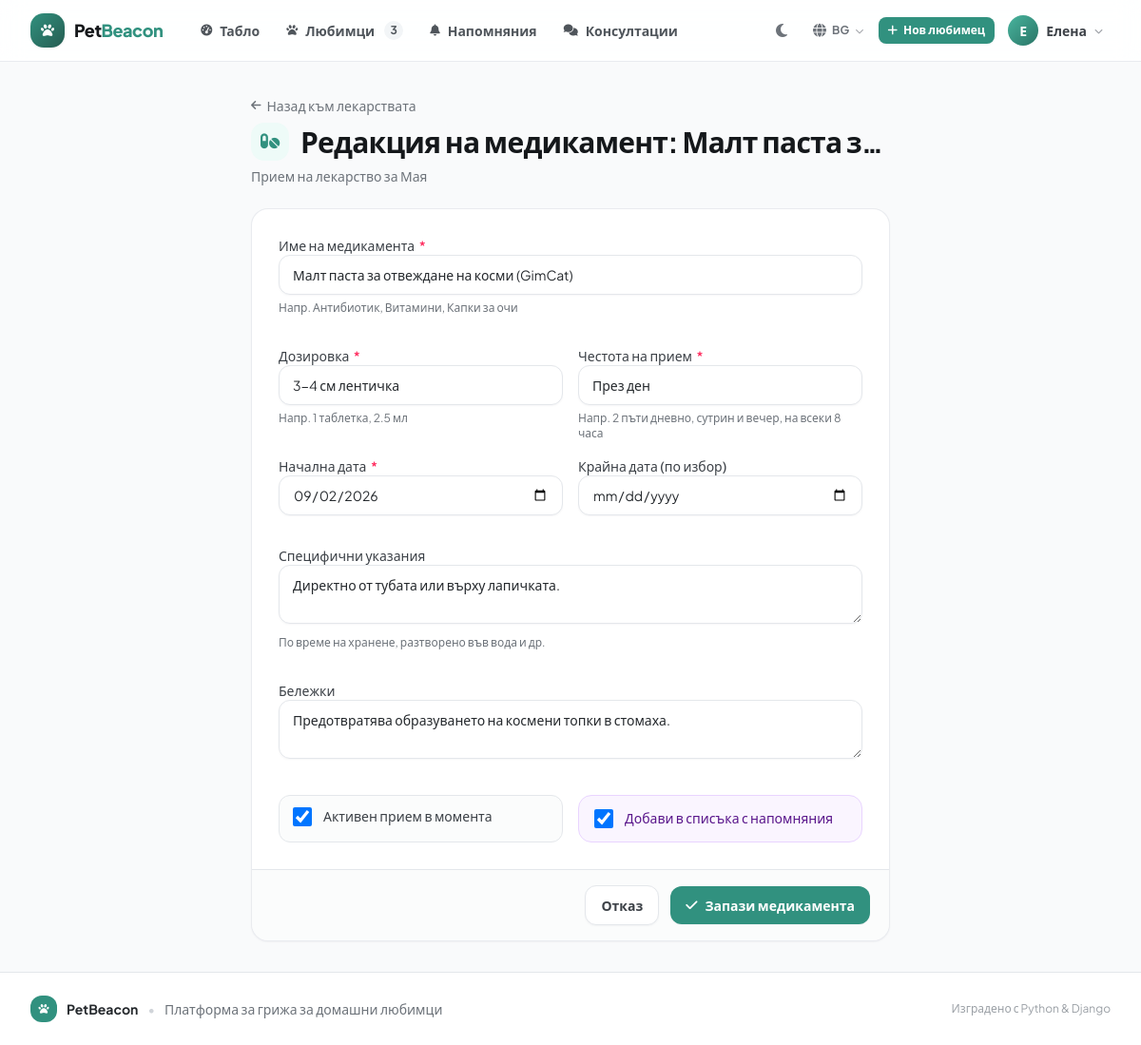
The page /bg/medications/19/edit/ (signed in) on the database its author committed.
### pets/models.py (models this page shows, shortened)
class Medication(models.Model):
    pet = models.ForeignKey(Pet, on_delete=models.CASCADE, related_name='medications', verbose_name=gettext_lazy("Любимец"))
    name = models.CharField(
        max_length=150,
        verbose_name=gettext_lazy("Име на медикамента"),
        help_text=gettext_lazy("Напр. Антибиотик, Витамини, Капки за очи"),
    )
    dosage = models.CharField(
        max_length=100,
        verbose_name=gettext_lazy("Дозировка"),
        help_text=gettext_lazy("Напр. 1 таблетка, 2.5 мл"),
    )
    frequency = models.CharField(
        max_length=100,
        verbose_name=gettext_lazy("Честота на прием"),
        help_text=gettext_lazy("Напр. 2 пъти дневно, сутрин и вечер, на всеки 8 часа"),
    )
    start_date = models.DateField(default=date.today, verbose_name=gettext_lazy("Начална дата"))
    end_date = models.DateField(null=True, blank=True, verbose_name=gettext_lazy("Крайна дата (по избор)"))
    instructions = models.TextField(
        blank=True,
        verbose_name=gettext_lazy("Специфични указания"),
        help_text=gettext_lazy("По време на хранене, разтворено във вода и др."),
    )
    is_active = models.BooleanField(default=True, verbose_name=gettext_lazy("Активен прием в момента"))
    notes = models.TextField(blank=True, verbose_name=gettext_lazy("Бележки"))
    created_at = models.DateTimeField(auto_now_add=True)
    class Meta:
        verbose_name = gettext_lazy("Прием на лекарство")
        verbose_name_plural = gettext_lazy("Прием на лекарства")
        ordering = ['-is_active', '-start_date']
        constraints = [
            models.CheckConstraint(
                condition=(
                    models.Q(end_date__isnull=True)
                    | models.Q(end_date__gte=models.F('start_date'))
                ),
                name='med_end_after_start',
            ),
        ]

### pets/views.py (the view)
# urls.py: path('medications/<int:pk>/edit/', views.medication_update_view, name='medication_update'),
@login_required
def medication_update_view(request, pk):
    med = get_object_or_404(Medication, pk=pk, pet__owner=request.user)
    pet = med.pet
    if request.method == 'POST':
        form = MedicationForm(request.POST, instance=med)
        if form.is_valid():
            form.save()
            messages.success(request, _("Медикаментът '%(name)s' бе обновен успешно!") % {"name": med.name})
            return redirect(_pet_detail_url(pet.pk, tab="meds"))
    else:
        form = MedicationForm(instance=med)
    return render(request, 'pets/medication_form.html', {
        'form': form,
        'pet': pet,
        'med': med,
        'title': _('Редакция на медикамент: %(name)s') % {"name": med.name},
        'subtitle': _('Прием на лекарство за %(name)s') % {"name": pet.name},
        'cancel_url': _pet_detail_url(pet.pk, tab="meds"),
    })

### accounts/models.py (called while the page is built)
    @property
    def is_vet(self):
        return self.role == self.ROLE_VET

### pets/templatetags/petcare_tags.py (called while the page is built)
@register.filter(name="add_class", is_safe=True)
def add_class(field, css_classes):
    if not isinstance(field, BoundField):
        return field
    widget = copy.copy(field.field.widget)
    attrs = {
        "class": " ".join(
            part for part in (widget.attrs.get("class", ""), css_classes) if part
        ).strip()
    }
    described_by = []
    if field.help_text:
        described_by.append(f"{field.auto_id}_helptext")
    if field.errors:
        described_by.append(f"{field.auto_id}_error")
    if described_by:
        attrs["aria-describedby"] = " ".join(described_by)
    return mark_safe(field.as_widget(widget=widget, attrs=attrs))

### pets/views.py (called while the page is built)
def _pet_detail_url(pet_pk, tab=None):
    url = reverse('pets:pet_detail', kwargs={'pk': pet_pk})
    return f"{url}?tab={tab}" if tab else url

### templates/pets/medication_form.html (shortened to what this page needs)
{% extends 'base.html' %}
{% load petcare_tags i18n %}
{% block content %}
{% translate "Назад към лекарствата" as back_label %}
{% translate "Запази медикамента" as submit_label %}
<div class="mx-auto max-w-2xl space-y-6">
    {% include "partials/page_header.html" with title=title subtitle=subtitle icon="fa-solid fa-pills" back_url=cancel_url back_label=back_label %}
    {% include "partials/form_open.html" with form=form submit_label=submit_label cancel_url=cancel_url %}
        {% include "partials/field.html" with field=form.name %}
        <div class="grid grid-cols-1 gap-4 sm:grid-cols-2">
            {% include "partials/field.html" with field=form.dosage %}
            {% include "partials/field.html" with field=form.frequency %}
            {% include "partials/field.html" with field=form.start_date %}
            {% include "partials/field.html" with field=form.end_date %}
        </div>
        {% include "partials/field.html" with field=form.instructions %}
        {% include "partials/field.html" with field=form.notes %}
        <div class="grid grid-cols-1 gap-4 sm:grid-cols-2">
            {% include "partials/checkbox.html" with field=form.is_active %}
            {% if form.create_reminder %}
                <label for="{{ form.create_reminder.id_for_label }}"
                       class="flex cursor-pointer items-start gap-3 rounded-xl border border-purple-200 bg-purple-50 px-4 py-3.5 transition hover:border-purple-300 dark:border-purple-900/60 dark:bg-purple-950/30">
                    {{ form.create_reminder }}
                    <span class="text-sm font-medium leading-snug text-purple-900 dark:text-purple-200">
                        {{ form.create_reminder.label }}
                    </span>
                </label>
            {% endif %}
        </div>
    {% include "partials/form_close.html" %}
</div>
{% endblock %}

### templates/base.html (shortened to what this page needs)
{% load static i18n %}<!DOCTYPE html>
<html lang="{{ LANGUAGE_CODE }}" class="h-full scroll-smooth">
<head>
    <link rel="stylesheet" href="{% static 'css/app.css' %}">
    <link rel="stylesheet"
          href="https://cdnjs.cloudflare.com/ajax/libs/font-awesome/6.5.1/css/all.min.css"
>
</head>
<body class="flex min-h-full flex-col bg-ink-50 text-ink-800 antialiased dark:bg-ink-950 dark:text-ink-200">
<header class="sticky top-0 z-40 border-b border-ink-200/80 bg-white/85 backdrop-blur-md print-hidden dark:border-ink-800 dark:bg-ink-900/85">
    <div class="page">
        <div class="flex h-16 items-center gap-3">
            <a href="{% if user.is_authenticated %}{% url 'pets:dashboard' %}{% else %}{% url 'pets:home' %}{% endif %}"
               class="flex shrink-0 items-center gap-2.5 rounded-lg transition hover:opacity-90">
                <span class="flex h-9 w-9 items-center justify-center rounded-xl bg-gradient-to-br from-brand-600 to-brand-800 text-white shadow-sm">
                    <i class="fa-solid fa-paw text-sm" aria-hidden="true"></i>
                </span>
                <span class="text-lg font-extrabold tracking-tight text-ink-900 dark:text-white">
                    Pet<span class="text-brand-600 dark:text-brand-400">Beacon</span>
                </span>
            </a>
            {% if user.is_authenticated %}
            <nav class="ml-4 hidden flex-1 items-center gap-1 md:flex" aria-label="{% translate 'Основна навигация' %}">
                <a href="{% url 'pets:dashboard' %}"
                   class="nav-link {% if request.resolver_match.url_name == 'dashboard' %}nav-link-active{% endif %}"
                   {% if request.resolver_match.url_name == 'dashboard' %}aria-current="page"{% endif %}>
                    <i class="fa-solid fa-gauge-high text-xs" aria-hidden="true"></i> {% translate "Табло" %}
                </a>
                <a href="{% url 'pets:pet_list' %}"
                   class="nav-link {% if 'pet' in request.resolver_match.url_name and 'reminder' not in request.resolver_match.url_name and 'dashboard' not in request.resolver_match.url_name %}nav-link-active{% endif %}"
                   {% if 'pet' in request.resolver_match.url_name and 'reminder' not in request.resolver_match.url_name and 'dashboard' not in request.resolver_match.url_name %}aria-current="page"{% endif %}>
                    <i class="fa-solid fa-paw text-xs" aria-hidden="true"></i>{% if user.profile.is_vet %} {% translate "Пациенти" %}{% else %} {% translate "Любимци" %}{% endif %}
                    {% if nav_total_pets %}
                        <span class="ml-0.5 inline-flex h-5 min-w-5 items-center justify-center rounded-full bg-ink-100 px-1.5 text-xs font-bold text-ink-600 dark:bg-ink-800 dark:text-ink-300">{{ nav_total_pets }}</span>
                    {% endif %}
                </a>
                <a href="{% url 'pets:reminder_list' %}"
                   class="nav-link {% if 'reminder' in request.resolver_match.url_name %}nav-link-active{% endif %}"
                   {% if 'reminder' in request.resolver_match.url_name %}aria-current="page"{% endif %}>
                    <i class="fa-solid fa-bell text-xs" aria-hidden="true"></i> {% translate "Напомняния" %}
                </a>
                <a href="{% url 'pets:consultation_list' %}"
                   class="nav-link {% if 'consultation' in request.resolver_match.url_name %}nav-link-active{% endif %}"
                   {% if 'consultation' in request.resolver_match.url_name %}aria-current="page"{% endif %}>
                    <i class="fa-solid fa-comments text-xs" aria-hidden="true"></i> {% translate "Консултации" %}
                </a>
            </nav>
            {% endif %}
            <div class="ml-auto flex items-center gap-1.5">
                <button type="button" id="themeToggle" class="btn-icon"
                        aria-label="{% translate 'Смяна на цветовата тема' %}"
                        title="{% translate 'Смяна на темата' %}"
                        data-title-light="{% translate 'Светла тема' %}"
                        data-title-dark="{% translate 'Тъмна тема' %}">
                    <i class="fa-solid fa-moon" data-theme-icon="dark" aria-hidden="true"></i>
                </button>
                {% include "partials/language_switcher.html" %}
                {% if user.is_authenticated %}
                    <a href="{% url 'pets:pet_create' %}" class="btn-primary btn-sm hidden sm:inline-flex">
                        <i class="fa-solid fa-plus" aria-hidden="true"></i>{% if user.profile.is_vet %} {% translate "Нов пациент" %}{% else %} {% translate "Нов любимец" %}{% endif %}
                    </a>
                    <div class="relative" id="userMenu">
                        <button type="button" id="userMenuButton"
                                aria-label="{% blocktranslate with name=user.get_full_name|default:user.username %}Отвори менюто на потребителя: {{ name }}{% endblocktranslate %}"
                                class="flex items-center gap-2 rounded-xl px-2 py-1.5 transition hover:bg-ink-100 focus-visible:outline-2 focus-visible:outline-offset-2 focus-visible:outline-brand-500 dark:hover:bg-ink-800"
                                aria-expanded="false" aria-haspopup="true" aria-controls="userMenuDropdown">
                            <span class="flex h-8 w-8 items-center justify-center rounded-full bg-gradient-to-br from-brand-500 to-brand-700 text-sm font-bold text-white">
                                {{ user.first_name|default:user.username|slice:":1"|upper }}
                            </span>
                            <span class="hidden max-w-[7rem] truncate text-sm font-semibold text-ink-700 lg:block dark:text-ink-200">
                                {{ user.first_name|default:user.username }}
                            </span>
                            <i class="fa-solid fa-chevron-down text-[9px] text-ink-400 transition-transform duration-200" id="userChevron" aria-hidden="true"></i>
                        </button>
                    </div>
                {% else %}
                    <a href="{% url 'accounts:login' %}" class="btn-ghost btn-sm">{% translate "Вход" %}</a>
                    <a href="{% url 'accounts:register' %}" class="btn-primary btn-sm">{% translate "Регистрация" %}</a>
                {% endif %}
            </div>
        </div>
    </div>
</header>
<main id="main" class="page flex-1 py-6 sm:py-8">
    {% block content %}{% endblock %}
</main>
<footer class="mt-auto border-t border-ink-200 bg-white print-hidden dark:border-ink-800 dark:bg-ink-900">
    <div class="page flex flex-col items-center justify-between gap-3 py-6 text-sm text-ink-500 sm:flex-row dark:text-ink-400">
        <div class="flex items-center gap-2.5">
            <span class="flex h-7 w-7 items-center justify-center rounded-lg bg-brand-600 text-white">
                <i class="fa-solid fa-paw text-[11px]" aria-hidden="true"></i>
            </span>
            <span class="font-bold text-ink-800 dark:text-ink-100">PetBeacon</span>
            <span class="text-ink-300 dark:text-ink-700" aria-hidden="true">&bull;</span>
            <span>{% translate "Платформа за грижа за домашни любимци" %}</span>
        </div>
        <p class="text-xs text-ink-400">{% translate "Изградено с Python & Django" %}</p>
    </div>
</footer>
</body>
</html>

### templates/partials/field.html (shortened to what this page needs)
{% load petcare_tags i18n %}
<div class="{% if span %}sm:col-span-2{% else %}{{ cols|default:'' }}{% endif %}">
    {% if field.field.widget.input_type != "checkbox" %}
        <label for="{{ field.id_for_label }}" class="label {% if field.errors %}text-rose-700{% endif %}">
            {{ field.label }}{% if field.field.required %}
                <span class="ml-0.5 text-rose-500" aria-hidden="true">*</span>
            {% endif %}
        </label>
    {% endif %}
    {% if field.field.widget.input_type == 'file' %}
        {% if field.errors %}
            {% with widget_class="file-input field-error" %}{{ field|add_class:widget_class }}{% endwith %}
        {% else %}
            {{ field|add_class:"file-input" }}
        {% endif %}
    {% elif field.errors %}
        {{ field|add_class:"field field-error" }}
    {% else %}
        {{ field|add_class:"field" }}
    {% endif %}
    {% if field.help_text %}
        <p class="hint" id="{{ field.auto_id }}_helptext">{{ field.help_text }}</p>
    {% endif %}
</div>

### templates/partials/checkbox.html (shortened to what this page needs)
<div class="flex items-start gap-3 rounded-lg border border-ink-200 bg-ink-50/60 px-3.5 py-3 transition hover:border-ink-300 hover:bg-ink-50 dark:border-ink-700 dark:bg-ink-900/50 dark:hover:border-ink-600 dark:hover:bg-ink-900">
    {{ field }}
    <label for="{{ field.id_for_label }}" class="cursor-pointer text-sm font-medium leading-snug text-ink-700 dark:text-ink-200">
        {{ field.label }}
    </label>
</div>

### rows shown on the page
Medication: name "Малт паста за отвеждане на косми (GimCat)", dosage "3-4 см лентичка", frequency "През ден", start_date "09/02/2026", instructions "Директно от тубата или върху лапичката.", notes "Предотвратява образуването на космени топки в стомаха.", is_active "☑"

### other values the page prints
{{ nav_total_pets }} "3"
{{ code|upper }} "BG"
{{ user.first_name|default:user.username|slice:":1"|upper }} "Е"
{{ user.first_name|default:user.username }} "Елена"
{{ back_label|default:default_back_label }} "Назад към лекарствата"
{{ title }} "Редакция на медикамент: Малт паста з…"
{{ subtitle }} "Прием на лекарство за Мая"
{{ field.label }} "Име на медикамента Дозировка Честота на прием Начална дата Крайна дата (по избор) Специфични указания Бележки"
{{ field.help_text }} "Напр. Антибиотик, Витамини, Капки за очи Напр. 1 таблетка, 2.5 мл Напр. 2 пъти дневно, сутрин и вечер, на всеки 8 часа По време на хранене, разтворено във вода и др."
{{ field.label }} "Активен прием в момента"
{{ submit_label|default:default_submit_label }} "Запази медикамента"
